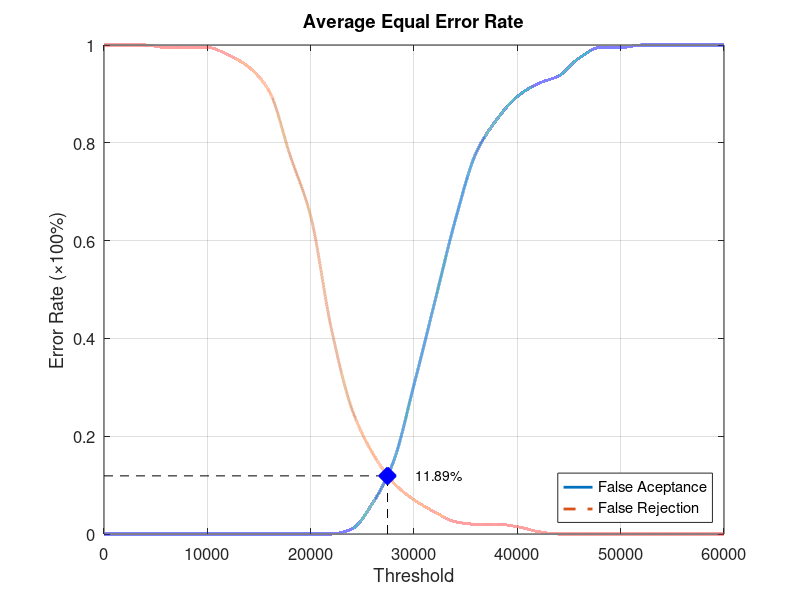
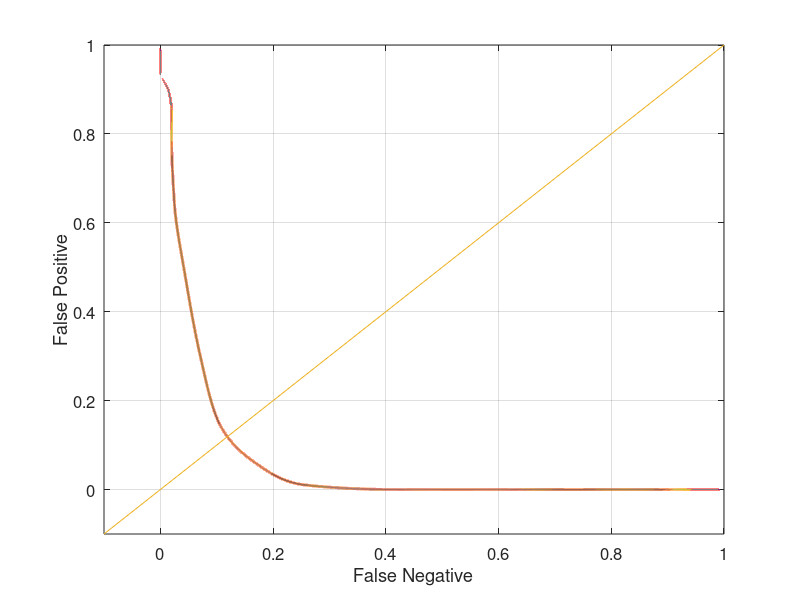

Source code (MATLAB) for these figures, in order:
function yEER = Database2_2
close all;
clear;
clc;
x = 0:2000:60000;
xq = 0:0.5:60000;

y0 = [0 0 0 0 0 0 0 0 0 0 0 0 0.0105263 0.0631579 0.147368 0.305263 0.473684 0.642105 0.778947 0.847368 0.894737 0.921053 0.936842 0.973684 0.994737 0.994737 1 1 1 1 1];
yy0 = interp1(x, y0, xq, 'pchip');
y1 = [1 1 1 0.995 0.995 0.995 0.98 0.955 0.905 0.775 0.65 0.42 0.255 0.165 0.105 0.07 0.045 0.025 0.02 0.02 0.015 0.005 0 0 0 0 0 0 0 0 0];
yy1 = interp1(x, y1, xq, 'pchip');

% Calculating EER: 
y2 = abs(y0 - y1);
find(y2 == min(y2))
yy2 = abs(yy0 - yy1);
xEER = find(yy2 == min(yy2));
xEERIndex = xq(xEER) % X-axis EER
yEER = yy0(xEER) % Y-axis EER

main = figure
plot(xq, yy0,'-','LineWidth', 2);	hold on
plot(xq, yy1,'--','LineWidth', 2);	hold on
plot([xEERIndex xEERIndex], [0 yEER], 'k--');	hold on
plot([0 xEERIndex], [yEER yEER], 'k--');	hold on
plot(xEERIndex, yEER, 'bx', 'LineWidth', 10);	hold on
text(xEERIndex + 10 * xEERIndex / 100, yEER, [num2str(round((10000 * yEER)) / 100) '%'])
legend('False Aceptance', 'False Rejection', 'Location', 'SouthEast')
xlabel('Threshold')
ylabel('Error Rate (\times100%)')
title('Average Equal Error Rate')
set(gca, 'FontSize', 12)
axis([0 60000 0 1])
grid on

print(main, 'Database2_2Main', '-dpng');
FNRxFPR = figure('Color', [1 1 1]);
plot(yy1, yy0, '-', yy1, yy0, 'LineWidth', 2);
hold on
y = -0.1:0.1:1
plot(y, y); 
set(gca, 'FontSize', 12)
xlabel('False Negative')
ylabel('False Positive')
axis([-0.1 1 -0.1 1])
set(gca, 'FontSize', 12)
grid on

print(FNRxFPR, 'Database2_2FNRxFPR','-dpng');
end
